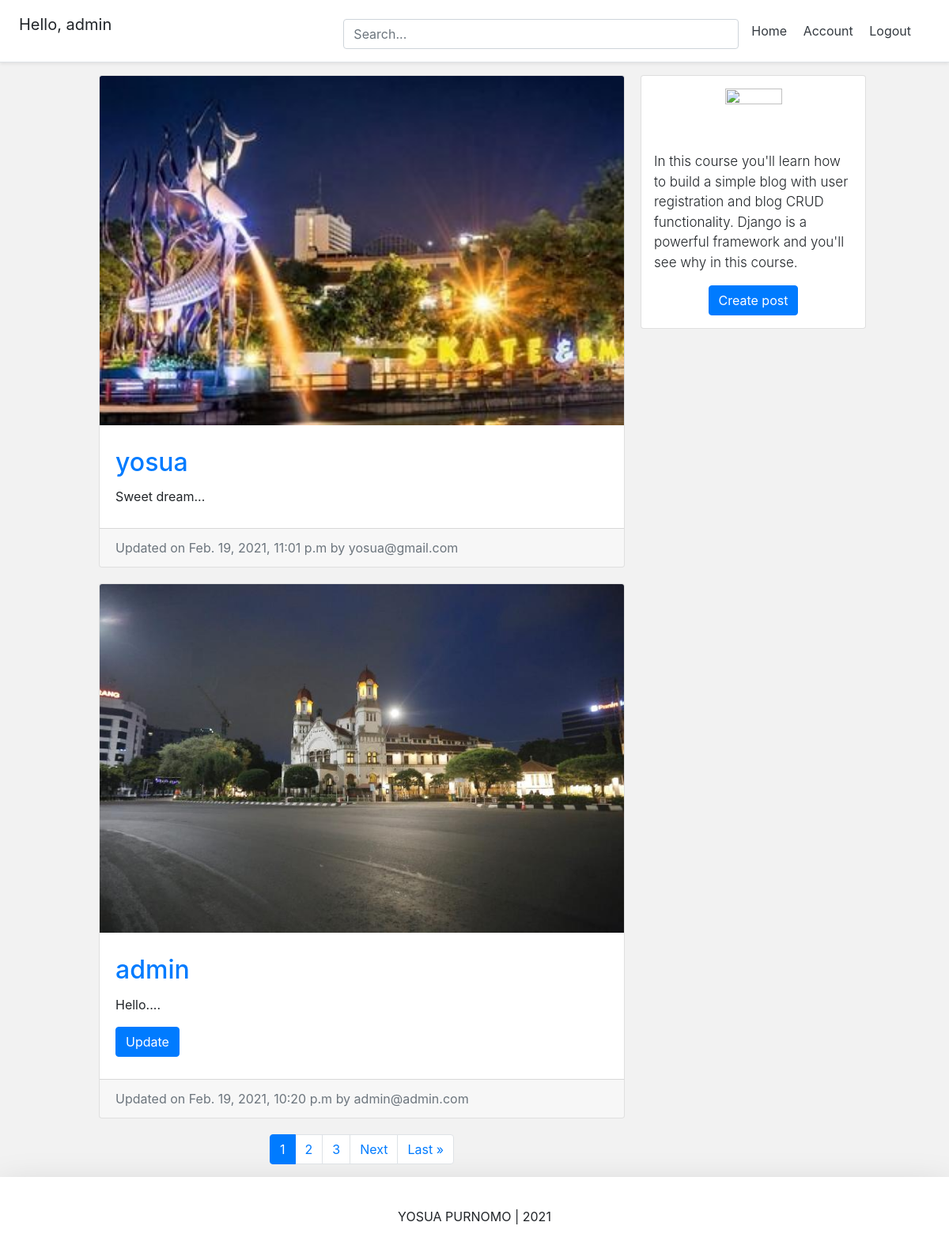
The app's page / (signed in) with its own data.
### Account/models.py (models this page shows, shortened)
class Account(AbstractBaseUser):
	email 			= models.EmailField(verbose_name='email', max_length=60, unique=True)
	username 		= models.CharField(max_length=30, unique=True)
	date_joined		= models.DateTimeField(verbose_name='date joined', auto_now_add=True)
	last_login		= models.DateTimeField(verbose_name='last login', auto_now=True)
	is_admin		= models.BooleanField(default=False)
	is_active		= models.BooleanField(default=True)
	is_staff		= models.BooleanField(default=False)
	is_superuser	= models.BooleanField(default=False)
	USERNAME_FIELD = 'email'
	REQUIRED_FIELDS = ['username']
	objects = AccountManage()
	def __str__(self):
		return self.email

### Post/models.py (models this page shows, shortened)
class PostModel(models.Model):
	caption			= models.TextField(max_length=5000, null=False, blank=True)
	image			= models.ImageField(upload_to=upload_location, null=False, blank=True)
	date_published	= models.DateTimeField(auto_now_add=True, verbose_name='date published')
	date_updated	= models.DateTimeField(auto_now=True, verbose_name='date updated')
	author			= models.ForeignKey(settings.AUTH_USER_MODEL, on_delete=models.CASCADE)
	slug 			= models.SlugField(blank=True, unique=True)

### Personal/views.py (the view)
# urls.py: path('', home_view.as_view(), name="home"),
class home_view(ListView):
	page_kwarg = 'page'
	paginate_by = 2
	context_object_name = 'post_model'
	model = PostModel
	template_name = 'personal/home.html'
	ordering = '-date_published'
	def get_context_data(self, **kwargs):
		search = self.request.GET.get('q', '')
		self.extra_context = {
			'query':str(search)
			}
		print(self.extra_context)
		return super().get_context_data(**kwargs)
	def get_queryset(self):
		search = self.request.GET.get('q', False)
		if search:
			self.querset = self.model.objects.filter(
							Q(caption__icontains=search) |
							 Q(author__username=search)
							 )
			return self.querset
		return super().get_queryset()

### Personal/templates/personal/home.html (shortened to what this page needs)
{% extends 'base.html' %}
{% load static %}
{% block content %}
<link rel="stylesheet" type="text/css" href="{% static "personal/home.css" %}">
<div class="container">
	<div class="row">
		<div class="left-column col-lg-7 offset-lg-1">
				{% for post in post_model %}
					<div class="blog-post-container">
						{% include 'post/snippets/blog_post_snippet.html' with post_model=post %}
					</div>
				{% endfor %}
			{% include 'post/snippets/blog_post_pagination.html' with post_model=post_model %}
		</div>
		<div class="right-column col-lg-3 d-lg-flex d-none flex-column">
			<div class="card create-post-bar d-flex flex-column p-3">
				<img class="img-fluid d-block m-auto pb-2" src="{% static 'codingwithmitch_logo.png' %}" width="72" height="72">
				<p class="lead">In this course you'll learn how to build a simple blog with user registration and blog CRUD functionality. Django is a powerful
  					framework and you'll see why in this course.</p>
				<p class="m-auto"><a class="btn btn-primary" href="{% url 'post:create' %}">Create post</a></p>
			</div>
		</div>
	</div>
</div>
{% endblock content %}

### templates/snippets/header.html (shortened to what this page needs)
{% load static %}
<link rel="stylesheet" type="text/css" href="{% static "css/header.css" %}">
<div class="d-flex flex-column flex-md-row align-items-center p-3 px-md-4 mb-3 bg-white border-bottom shadow-sm">
  <h5 class="my-0 mr-md-auto font-weight-normal">
  	{% if request.user.is_authenticated %}
  		<p>Hello, {{request.user.username}}</p>
  	{% endif %}
  </h5>
  <div class="search-bar mt-sm-2 mr-2">
  	<form onsubmit="return executeQuery();">
  		<input type="text" class="form-control" name="q" id="id_q" placeholder="Search...">
  	</form>
  </div>
  <nav class="my-2 my-md-0 mr-md-3">
  	{% if request.user.is_authenticated %}
	  	<a class="p-2 text-dark" href="{% url 'home' %}">Home</a>
	    <a class="p-2 text-dark" href="{% url 'account' %}">Account</a>
	    <a class="p-2 text-dark" href="{% url 'logout' %}">Logout</a>
	{% else %}
		<a class="p-2 text-dark" href="{% url 'home' %}">Home</a>
	    <a class="p-2 text-dark" href="{% url 'login' %}">Login</a>
	    <a class="btn btn-outline-primary" href="{% url 'register' %}">Register</a>
	{% endif %}
  </nav>
</div>

### Post/templates/post/snippets/blog_post_snippet.html (shortened to what this page needs)
{% load static %}
<link rel="stylesheet" type="text/css" href="{% static "post/blog_snippets.css" %}">
{% if post_model %}
<div class="container">
	<div class="row">
		<div class="card m-auto">
			<a href="{% url 'post:detail' post.slug %}">
				<img class="card-img-top" src="{{post_model.image.url}}">
			</a>
			<div class="card-body mt-2 mb-2">
				<a href="{% url 'post:detail' post.slug %}">
					<h2 class="card-title">{{post_model.author.username}}</h2>
				</a>
				<p class="card-text">{{post_model.caption|linebreaksbr|truncatechars:250}}</p>
				{% if post_model.author == request.user %}
					<a href="{% url 'post:edit' post_model.slug %}" class="btn btn-primary">Update</a>
				{% endif %}
			</div>
			<div class="card-footer text-muted">
			  Updated on {{post_model.date_updated}} by {{post_model.author}}
			</div>
		</div>
	</div>
</div>
{% endif %}

### static/css/header.css (style rules this page uses)
@media (min-width: 768px) { html { font-size: 16px; } }
.search-bar { max-width: 500px; width: 100%; }
form { width: 100%; }

### static/css/base.css (style rules this page uses)
body { background-color: #f2f2f2; }

### Personal/static/personal/home.css (style rules this page uses)
@media (min-width: 768px) { .right-column { margin-left: 20px; } }
.blog-post-container { margin-bottom: 20px; width: 100%; }
.create-post-bar { background-color: #fff; margin-bottom:20px; }
.left-column { padding:0px; }
.right-column { padding:0px; }
.lead { font-size: 17px; }

### Post/static/post/blog_snippets.css (style rules this page uses)
.card { max-width: 700px; width: 100%; }
.card-body { padding: 20px; }

### records on screen
Account: user.username "admin"
PostModel: image (picture), author.username "yosua", caption "Sweet dream...", date_updated "Feb. 19, 2021, 11:01 p.m", author "yosua@gmail.com"
PostModel: image (picture), author.username "admin", caption "Hello....", shows "Update", date_updated "Feb. 19, 2021, 10:20 p.m", author "admin@admin.com"

### other values on screen
{{ i }} "1"
{{ i }} "2" "3"
